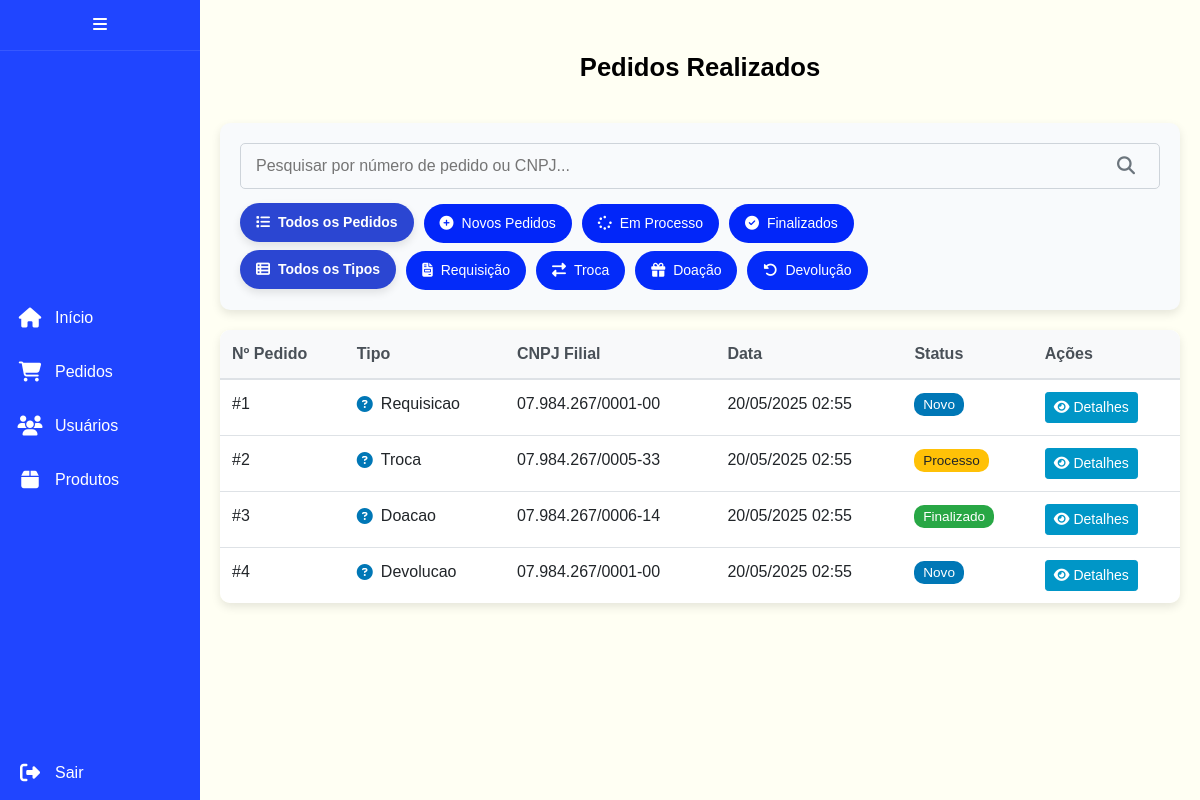
The page /pages/admin/pedidos.php (signed in) on the database its author committed.
### tables this page shows
CREATE TABLE pedidos (
    id INT AUTO_INCREMENT PRIMARY KEY,
    data DATETIME DEFAULT CURRENT_TIMESTAMP,
    tipo_pedido ENUM('requisicao', 'troca', 'doacao', 'devolucao') NOT NULL DEFAULT 'requisicao',
    status ENUM('novo', 'processo', 'finalizado') NOT NULL DEFAULT 'novo',
    filial_usuario_id INT,
    filial_destino_id INT,
    usuario_id INT,
    observacoes TEXT,
    data_processamento DATETIME,
    data_finalizacao DATETIME,
    data_atualizacao DATETIME DEFAULT CURRENT_TIMESTAMP ON UPDATE CURRENT_TIMESTAMP,
    FOREIGN KEY (filial_usuario_id) REFERENCES usuarios(id),
    FOREIGN KEY (filial_destino_id) REFERENCES usuarios(id),
    FOREIGN KEY (usuario_id) REFERENCES usuarios(id)
);

CREATE TABLE usuarios (
    id INT NOT NULL AUTO_INCREMENT PRIMARY KEY,
    username VARCHAR(255) NOT NULL,
    password VARCHAR(255) NOT NULL,
    tipo_usuario INT NOT NULL,
    cnpj VARCHAR(20),
    responsavel VARCHAR(255),
    endereco VARCHAR(255),
    cep VARCHAR(10),
    bairro VARCHAR(100),
    cidade VARCHAR(100),
    uf CHAR(2),
    nome VARCHAR(255),
    data_cadastro DATETIME DEFAULT CURRENT_TIMESTAMP,
    eh_filial BOOLEAN DEFAULT FALSE,
    nome_filial VARCHAR(255) NULL,
    estado CHAR(2) NULL,
    FOREIGN KEY (tipo_usuario) REFERENCES tipo_usuario(id)
);

### pages/admin/pedidos.php (the view, shortened to what this page needs)
<?php
require_once '../../includes/db.php';
?>
<!DOCTYPE html>
<html lang="pt-BR">
<head>
    <link href="https://stackpath.bootstrapcdn.com/bootstrap/4.5.2/css/bootstrap.min.css" rel="stylesheet">
    <link rel="stylesheet" href="https://cdnjs.cloudflare.com/ajax/libs/font-awesome/5.15.4/css/all.min.css">
    <link rel="stylesheet" href="https://cdnjs.cloudflare.com/ajax/libs/font-awesome/6.5.0/css/all.min.css">
    <link rel="stylesheet" href="../../css/pedidos.css">
</head>
<body>
    <div class="sidebar">
        <div class="sidebar-header">
            <i class="fas fa-bars"></i>
        </div>
        <div>
            <a href="dashboard.php">
                <i class="fas fa-home icon"></i>
                <span class="text">Início</span>
            </a>
            <a href="pedidos.php">
                <i class="fas fa-shopping-cart icon"></i>
                <span class="text">Pedidos</span>
            </a>
            <a href="usuarios.php">
                <i class="fas fa-users icon"></i>
                <span class="text">Usuários</span>
            </a>
            <a href="produtos.php">
                <i class="fas fa-box icon"></i>
                <span class="text">Produtos</span>
            </a>
        </div>
        <a href="../../logout/logout.php">
            <i class="fas fa-sign-out-alt icon"></i>
            <span class="text">Sair</span>
        </a>
    </div>
    <div class="content">
        <div class="header">
            <h1>Pedidos Realizados</h1>
        </div>
        <div class="main-content">
            <div class="search-container">
                <div class="search-wrapper">
                    <input type="text" id="searchInput" class="search-input" placeholder="Pesquisar por número de pedido ou CNPJ...">
                </div>
                <div class="filters-container">
                    <div class="filter-tag active" data-status="todos" onclick="filterByStatus(this)">
                        <i class="fas fa-list"></i>
                        Todos os Pedidos
                    </div>
                    <div class="filter-tag" data-status="novo" onclick="filterByStatus(this)">
                        <i class="fas fa-plus-circle"></i>
                        Novos Pedidos
                    </div>
                    <div class="filter-tag" data-status="processo" onclick="filterByStatus(this)">
                        <i class="fas fa-spinner"></i>
                        Em Processo
                    </div>
                    <div class="filter-tag" data-status="finalizado" onclick="filterByStatus(this)">
                        <i class="fas fa-check-circle"></i>
                        Finalizados
                    </div>
                </div>
                <div class="filters-container mt-2">
                    <div class="filter-tag2 active" data-tipo="todos" onclick="filterByType(this)">
                        <i class="fas fa-th-list"></i>
                        Todos os Tipos
                    </div>
                    <div class="filter-tag2" data-tipo="requisicao" onclick="filterByType(this)">
                        <i class="fas fa-file-invoice"></i>
                        Requisição
                    </div>
                    <div class="filter-tag2" data-tipo="troca" onclick="filterByType(this)">
                        <i class="fas fa-exchange-alt"></i>
                        Troca
                    </div>
                    <div class="filter-tag2" data-tipo="doacao" onclick="filterByType(this)">
                        <i class="fas fa-gift"></i>
                        Doação
                    </div>
                    <div class="filter-tag2" data-tipo="devolucao" onclick="filterByType(this)">
                        <i class="fas fa-undo-alt"></i>
                        Devolução
                    </div>
                </div>
            </div>
            <div class="pedidos-list-container">
                <table class="table table-hover pedidos-table">
                    <thead>
                        <tr>
                            <th scope="col">Nº Pedido</th>
                            <th scope="col">Tipo</th>
                            <th scope="col">CNPJ Filial</th>
                            <th scope="col">Data</th>
                            <th scope="col">Status</th>
                            <th scope="col">Ações</th>
                        </tr>
                    </thead>
                    <tbody id="pedidosList">
                        <?php
                        $query = "SELECT p.id, p.data, p.tipo_pedido, p.status, u.cnpj, u.nome_filial
                                  FROM pedidos p
                                  JOIN usuarios u ON p.filial_usuario_id = u.id
                                  WHERE u.eh_filial = TRUE
                                  ORDER BY p.data DESC";
                        $pedidos = $conn->query($query);
                        if ($pedidos->num_rows > 0):
                            while ($pedido = $pedidos->fetch_assoc()):
                                $tipoIconMap = [
                                    'requisicao' => '<i class="fas fa-file-invoice"></i>',
                                    'troca' => '<i class="fas fa-exchange-alt"></i>',
                                    'doacao' => '<i class="fas fa-gift"></i>',
                                    'devolucao' => '<i class="fas fa-undo-alt"></i>'
                                ];
                                $statusBadgeMap = [
                                    'novo' => 'badge-primary',
                                    'processo' => 'badge-warning',
                                    'finalizado' => 'badge-success'
                                ];
                                $tipoIcon = $tipoIconMap[$pedido['tipo_pedido']] ?? '<i class="fas fa-question-circle"></i>';
                                $statusBadge = $statusBadgeMap[$pedido['status']] ?? 'badge-secondary';
                                $cnpj = $pedido['cnpj'];
                        ?>
                        <tr class="pedido-row" data-status="<?= $pedido['status'] ?>" data-tipo="<?= $pedido['tipo_pedido'] ?>">
                            <td>#<?= $pedido['id'] ?></td>
                            <td>
                                <span class="tipo-pedido">
                                    <?= $tipoIcon ?>
                                    <?= ucfirst($pedido['tipo_pedido']) ?>
                                </span>
                            </td>
                            <td title="<?= $pedido['nome_filial'] ?>"><?= $cnpj ?></td>
                            <td><?= date('d/m/Y H:i', strtotime($pedido['data'])) ?></td>
                            <td>
                                <span class="badge <?= $statusBadge ?>">
                                    <?= ucfirst($pedido['status']) ?>
                                </span>
                            </td>
                            <td>
                                <a href="detalhes_pedido.php?id=<?= $pedido['id'] ?>" class="btn btn-sm btn-info">
                                    <i class="fas fa-eye"></i> Detalhes
                                </a>
                            </td>
                        </tr>
                        <?php
                            endwhile;
                        endif;
                        ?>
                    </tbody>
                </table>
            </div>
        </div>
    </div>
</body>
</html>

### css/pedidos.css (style rules this page uses)
body { display: flex; font-family: 'Arial', sans-serif; margin: 0; height: 100vh; background-color: #fff4e8; }
.sidebar { width: 60px; background-color: #2045ff; transition: width 0.3s; overflow: hidden; display: flex; flex-direction: column; justify-content: space-between; box-shadow: 2px 0 10px rgba(0, 0, 0, 0.1); }
.sidebar a { display: flex; align-items: center; padding: 15px; color: white; text-decoration: none; transition: background 0.3s; }
.sidebar-header { color: white; text-align: center; padding: 13px 0; border-bottom: 1px solid rgba(255, 255, 255, 0.1); }
.icon { color: white; font-size: 20px; width: 30px; text-align: center; margin-right: 10px; }
.text { display: none; }
.sidebar a .text { display: inline; opacity: 0; transition: opacity 0.3s; }
.content { flex: 1; padding: 0; background-color: #fffff3; display: flex; flex-direction: column; }
.header { margin-top: 2rem; padding: 20px; background-color: #fffff3; }
.header h1 { margin: 0; background-color: #fffff3; text-align: center; font-size: 1.6rem; color: #000000; font-weight: bold; }
.main-content { padding: 20px; flex: 1; overflow-y: auto; background-color: #fffff3; }
.search-container { background-color: white; border-radius: 10px; box-shadow: 0 4px 10px rgba(0, 0, 0, 0.1); padding: 20px; margin-bottom: 20px; width: 100%; background-color: #F8FAFC; }
.search-wrapper { position: relative; }
.search-input { border: 1px solid #ced4da; border-radius: 5px; padding: 10px 15px; width: 100%; transition: border-color 0.3s; background-color: #F8FAFC; padding-right: 40px; }
.filters-container { display: flex; gap: 10px; flex-wrap: wrap; margin-top: 15px; }
.filter-tag { background-color: #0226f9; color: #ffffff; border-radius: 25px; padding: 8px 15px; cursor: pointer; transition: all 0.3s; font-size: 14px; display: flex; align-items: center; border: 1px solid transparent; }
.filter-tag2 { background-color: #042bf9; color: #ffffff; border-radius: 25px; padding: 8px 15px; cursor: pointer; transition: all 0.3s; font-size: 14px; display: flex; align-items: center; border: 1px solid transparent; }
.filter-tag.active, .filter-tag2.active { background-color: #2b46d2; color: white; font-weight: bold; transform: translateY(-1px); box-shadow: 0 4px 8px rgba(0, 0, 0, 0.1); }
.filter-tag i, .filter-tag2 i { margin-right: 8px; }
.pedidos-list-container { background-color: white; border-radius: 10px; box-shadow: 0 4px 10px rgba(0, 0, 0, 0.1); overflow: hidden; }
.pedidos-table { margin-bottom: 0; background-color: white; }
.pedidos-table thead { background-color: #f8f9fa; }
.pedidos-table th { border-top: none; font-weight: 600; color: #495057; }
.pedido-row { cursor: pointer; transition: background-color 0.2s; }
.tipo-pedido { display: flex; align-items: center; gap: 8px; }
.tipo-pedido i { color: #0077B6; }
.badge { font-size: 85%; font-weight: 500; padding: 0.35em 0.65em; border-radius: 10px; }
.badge-primary { background-color: #0077B6; }
.badge-warning { background-color: #ffc107; color: #212529; }
.badge-success { background-color: #28a745; }
.btn-info { background-color: #0096C7; border-color: #0096C7; }
.pedidos-list-container { background-color: #fffff3; }

### rows shown on the page
pedidos: id "1", tipo_pedido "Requisicao", filial_usuario.cnpj "07.984.267/0001-00", data "20/05/2025 02:55", status "Novo"
pedidos: id "2", tipo_pedido "Troca", filial_usuario.cnpj "07.984.267/0005-33", data "20/05/2025 02:55", status "Processo"
pedidos: id "3", tipo_pedido "Doacao", filial_usuario.cnpj "07.984.267/0006-14", data "20/05/2025 02:55", status "Finalizado"
pedidos: id "4", tipo_pedido "Devolucao", filial_usuario.cnpj "07.984.267/0001-00", data "20/05/2025 02:55", status "Novo"
